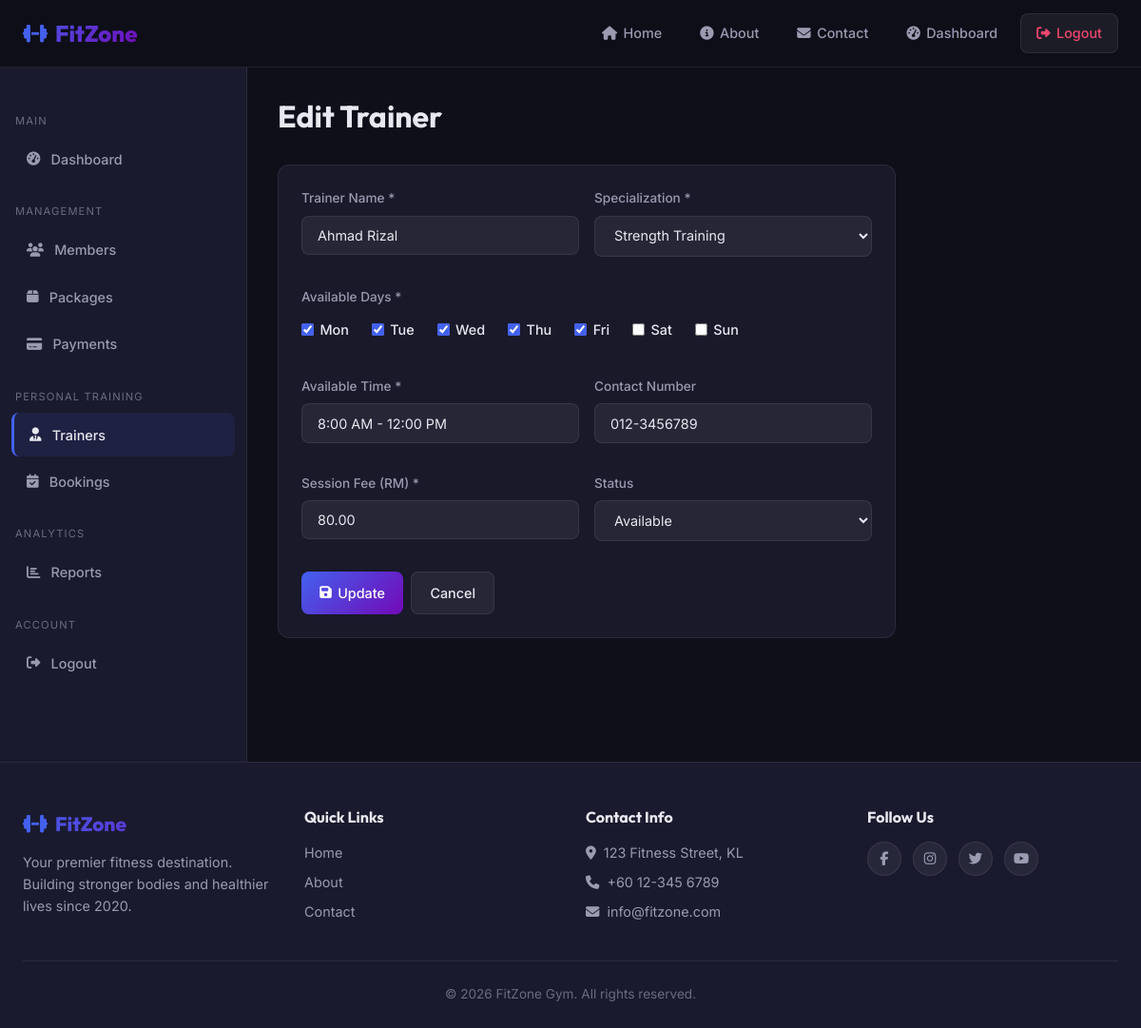
The page /admin/trainer_edit.php?id=1 (signed in) on the database its author committed.
### tables this page shows
CREATE TABLE IF NOT EXISTS trainers (
    trainer_id INT AUTO_INCREMENT PRIMARY KEY,
    trainer_name VARCHAR(100) NOT NULL,
    specialization VARCHAR(100) NOT NULL,
    available_days VARCHAR(200) NOT NULL,
    available_time VARCHAR(100) NOT NULL,
    contact_number VARCHAR(20),
    status ENUM('Available', 'Busy') NOT NULL DEFAULT 'Available',
    session_fee DECIMAL(10,2) NOT NULL DEFAULT 50.00
);

### admin/trainer_edit.php (the view, shortened to what this page needs)
<?php
require_once '../config/db.php';
$id = $_GET['id'] ?? 0;
$stmt = $conn->prepare("SELECT * FROM trainers WHERE trainer_id = ?");
$stmt->execute([$id]);
$trainer = $stmt->fetch();
$selectedDays = array_map('trim', explode(',', $trainer['available_days']));
require_once '../includes/header.php';
?>
<div class="admin-layout">
    <?php include 'sidebar.php'; ?>
    <div class="admin-content">
        <div class="page-header"><h1>Edit Trainer</h1></div>
        <div class="card" style="max-width:650px;">
            <form method="POST">
                <div class="form-grid">
                    <div class="form-group">
                        <label for="trainer_name">Trainer Name *</label>
                        <input type="text" id="trainer_name" name="trainer_name" required value="<?php echo htmlspecialchars($trainer['trainer_name']); ?>">
                    </div>
                    <div class="form-group">
                        <label for="specialization">Specialization *</label>
                        <select id="specialization" name="specialization" required>
                            <?php foreach (['Strength Training','Cardio & HIIT','Weight Loss','Rehabilitation','General Fitness'] as $s): ?>
                                <option value="<?php echo $s; ?>" <?php echo $trainer['specialization']===$s?'selected':''; ?>><?php echo $s; ?></option>
                            <?php endforeach; ?>
                        </select>
                    </div>
                    <div class="form-group full-width">
                        <label>Available Days *</label>
                        <div class="checkbox-group">
                            <?php foreach (['Mon','Tue','Wed','Thu','Fri','Sat','Sun'] as $d): ?>
                                <label><input type="checkbox" name="available_days[]" value="<?php echo $d; ?>" <?php echo in_array($d, $selectedDays)?'checked':''; ?>> <?php echo $d; ?></label>
                            <?php endforeach; ?>
                        </div>
                    </div>
                    <div class="form-group">
                        <label for="available_time">Available Time *</label>
                        <input type="text" id="available_time" name="available_time" required value="<?php echo htmlspecialchars($trainer['available_time']); ?>">
                    </div>
                    <div class="form-group">
                        <label for="contact_number">Contact Number</label>
                        <input type="text" id="contact_number" name="contact_number" value="<?php echo htmlspecialchars($trainer['contact_number']); ?>">
                    </div>
                    <div class="form-group">
                        <label for="session_fee">Session Fee (RM) *</label>
                        <input type="number" id="session_fee" name="session_fee" step="0.01" min="0.01" required value="<?php echo $trainer['session_fee']; ?>">
                    </div>
                    <div class="form-group">
                        <label for="status">Status</label>
                        <select id="status" name="status">
                            <option value="Available" <?php echo $trainer['status']==='Available'?'selected':''; ?>>Available</option>
                        </select>
                    </div>
                </div>
                <div class="btn-group" style="margin-top:1rem;">
                    <button type="submit" class="btn btn-primary"><i class="fas fa-save"></i> Update</button>
                    <a href="trainers.php" class="btn btn-secondary">Cancel</a>
                </div>
            </form>
        </div>
    </div>
</div>
<?php require_once '../includes/footer.php'; ?>

### assets/css/style.css (style rules this page uses)
:root { --bg-primary: #0f0f1a; --bg-secondary: #1a1a2e; --bg-card: rgba(30, 30, 50, 0.7); --bg-input: rgba(255,255,255,0.06); --text-primary: #e8e8f0; --text-secondary: #9a9ab0; --text-muted: #6b6b80; --accent: #4361ee; --accent2: #7209b7; --gradient: linear-gradient(135deg, #4361ee, #7209b7); --success: #06d6a0; --warning: #ffd166; --danger: #ef476f; --border: rgba(255,255,255,0.08); --shadow: 0 8px 32px rgba(0,0,0,0.3); --radius: 12px; --radius-sm: 8px; --transition: 0.3s ease; --font-body: 'Inter', sans-serif; --font-heading: 'Outfit', sans-serif; }
*, *::before, *::after { margin: 0; padding: 0; box-sizing: border-box; }
html { scroll-behavior: smooth; }
body { font-family: var(--font-body); background: var(--bg-primary); color: var(--text-primary); line-height: 1.6; min-height: 100vh; display: flex; flex-direction: column; }
a { text-decoration: none; color: inherit; transition: var(--transition); }
h1,h2,h3,h4,h5,h6 { font-family: var(--font-heading); font-weight: 700; line-height: 1.2; }
.page-header { margin-bottom: 2rem; }
.page-header h1 { font-size: 2rem; margin-bottom: 0.5rem; }
.card { background: var(--bg-card); backdrop-filter: blur(10px); border: 1px solid var(--border); border-radius: var(--radius); padding: 1.5rem; transition: var(--transition); }
.btn { display: inline-flex; align-items: center; gap: 0.4rem; padding: 0.6rem 1.2rem; border-radius: var(--radius-sm); font-size: 0.9rem; font-weight: 500; border: none; cursor: pointer; transition: var(--transition); font-family: var(--font-body); text-align: center; }
.btn-primary { background: var(--gradient); color: #fff; }
.btn-secondary { background: var(--bg-input); color: var(--text-primary); border: 1px solid var(--border); }
.btn-group { display: flex; gap: 0.5rem; flex-wrap: wrap; }
.form-grid { display: grid; grid-template-columns: 1fr 1fr; gap: 1rem; }
.form-group { margin-bottom: 1rem; }
.form-group.full-width { grid-column: 1 / -1; }
.form-group label { display: block; margin-bottom: 0.4rem; font-size: 0.85rem; font-weight: 500; color: var(--text-secondary); }
.form-group input, .form-group select, .form-group textarea { width: 100%; padding: 0.7rem 1rem; background: var(--bg-input); border: 1px solid var(--border); border-radius: var(--radius-sm); color: var(--text-primary); font-family: var(--font-body); font-size: 0.9rem; transition: var(--transition); outline: none; }
.form-group select option { background: var(--bg-secondary); }
.radio-group, .checkbox-group { display: flex; gap: 1.5rem; padding-top: 0.3rem; }
.radio-group label, .checkbox-group label { display: flex; align-items: center; gap: 0.4rem; cursor: pointer; color: var(--text-primary); font-size: 0.9rem; }
.radio-group input[type="radio"], .checkbox-group input[type="checkbox"] { width: auto; accent-color: var(--accent); }
.admin-layout { display: flex; min-height: calc(100vh - 70px); }
.admin-content { flex: 1; padding: 2rem; overflow-x: auto; }

### rows shown on the page
trainers: trainer_name "Ahmad Rizal", specialization "Strength Training", available_days "☑", available_time "8:00 AM - 12:00 PM", contact_number "012-3456789", session_fee "80.00", status "Available"

### other values the page prints
$d "Mon"
$d "Tue"
$d "Wed"
$d "Thu"
$d "Fri"
$d "Sat"
$d "Sun"
